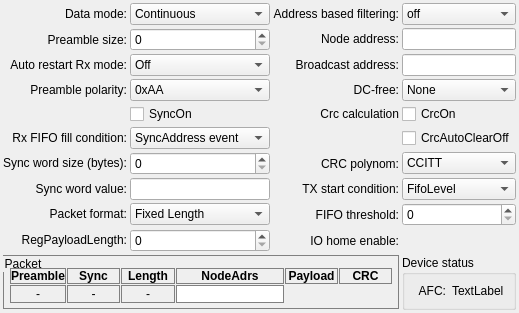
          <widget class="QWidget" name="tabPacket">
           <attribute name="title">
            <string>Packet Handler</string>
           </attribute>
           <layout class="QGridLayout" name="gridLayout_5">
            <property name="margin">
             <number>3</number>
            </property>
            <property name="spacing">
             <number>3</number>
            </property>
            <item row="6" column="3">
             <widget class="QComboBox" name="comboBoxFSKCrcWhiteningType">
              <item>
               <property name="text">
                <string>CCITT</string>
               </property>
              </item>
              <item>
               <property name="text">
                <string>IBM</string>
               </property>
              </item>
             </widget>
            </item>
            <item row="0" column="0">
             <widget class="QLabel" name="label_2">
              <property name="text">
               <string>Data mode:</string>
              </property>
              <property name="alignment">
               <set>Qt::AlignRight|Qt::AlignTrailing|Qt::AlignVCenter</set>
              </property>
             </widget>
            </item>
            <item row="0" column="2">
             <widget class="QLabel" name="label_33">
              <property name="text">
               <string>Address based filtering:</string>
              </property>
              <property name="alignment">
               <set>Qt::AlignRight|Qt::AlignTrailing|Qt::AlignVCenter</set>
              </property>
             </widget>
            </item>
            <item row="1" column="2">
             <widget class="QLabel" name="label_34">
              <property name="sizePolicy">
               <sizepolicy hsizetype="Preferred" vsizetype="Fixed">
                <horstretch>0</horstretch>
                <verstretch>0</verstretch>
               </sizepolicy>
              </property>
              <property name="text">
               <string>Node address:</string>
              </property>
              <property name="alignment">
               <set>Qt::AlignRight|Qt::AlignTrailing|Qt::AlignVCenter</set>
              </property>
             </widget>
            </item>
            <item row="0" column="1">
             <widget class="QComboBox" name="comboBoxDataMode">
              <item>
               <property name="text">
                <string>Continuous</string>
               </property>
              </item>
              <item>
               <property name="text">
                <string>Packet</string>
               </property>
              </item>
             </widget>
            </item>
            <item row="9" column="0">
             <widget class="QLabel" name="label_45">
              <property name="sizePolicy">
               <sizepolicy hsizetype="Preferred" vsizetype="Fixed">
                <horstretch>0</horstretch>
                <verstretch>0</verstretch>
               </sizepolicy>
              </property>
              <property name="text">
               <string>RegPayloadLength:</string>
              </property>
              <property name="alignment">
               <set>Qt::AlignRight|Qt::AlignTrailing|Qt::AlignVCenter</set>
              </property>
             </widget>
            </item>
            <item row="6" column="0">
             <widget class="QLabel" name="label_40">
              <property name="sizePolicy">
               <sizepolicy hsizetype="Preferred" vsizetype="Fixed">
                <horstretch>0</horstretch>
                <verstretch>0</verstretch>
               </sizepolicy>
              </property>
              <property name="text">
               <string>Sync word size (bytes):</string>
              </property>
              <property name="alignment">
               <set>Qt::AlignRight|Qt::AlignTrailing|Qt::AlignVCenter</set>
              </property>
             </widget>
            </item>
            <item row="1" column="0">
             <widget class="QLabel" name="label_37">
              <property name="text">
               <string>Preamble size:</string>
              </property>
              <property name="alignment">
               <set>Qt::AlignRight|Qt::AlignTrailing|Qt::AlignVCenter</set>
              </property>
             </widget>
            </item>
            <item row="8" column="2">
             <widget class="QLabel" name="label_46">
              <property name="text">
               <string>FIFO threshold:</string>
              </property>
              <property name="alignment">
               <set>Qt::AlignRight|Qt::AlignTrailing|Qt::AlignVCenter</set>
              </property>
             </widget>
            </item>
            <item row="2" column="2">
             <widget class="QLabel" name="label_35">
              <property name="text">
               <string>Broadcast address:</string>
              </property>
              <property name="alignment">
               <set>Qt::AlignRight|Qt::AlignTrailing|Qt::AlignVCenter</set>
              </property>
             </widget>
            </item>
            <item row="8" column="1">
             <widget class="QComboBox" name="comboBoxFSKPktFormat">
              <item>
               <property name="text">
                <string>Fixed Length</string>
               </property>
              </item>
              <item>
               <property name="text">
                <string>Variable Length</string>
               </property>
              </item>
             </widget>
            </item>
            <item row="2" column="0">
             <widget class="QLabel" name="label_38">
              <property name="sizePolicy">
               <sizepolicy hsizetype="Preferred" vsizetype="Fixed">
                <horstretch>0</horstretch>
                <verstretch>0</verstretch>
               </sizepolicy>
              </property>
              <property name="text">
               <string>Auto restart Rx mode:</string>
              </property>
              <property name="alignment">
               <set>Qt::AlignRight|Qt::AlignTrailing|Qt::AlignVCenter</set>
              </property>
             </widget>
            </item>
            <item row="4" column="2">
             <widget class="QLabel" name="label_41">
              <property name="text">
               <string>Crc calculation</string>
              </property>
              <property name="alignment">
               <set>Qt::AlignRight|Qt::AlignTrailing|Qt::AlignVCenter</set>
              </property>
             </widget>
            </item>
            <item row="9" column="2">
             <widget class="QLabel" name="label_47">
              <property name="text">
               <string>IO home enable:</string>
              </property>
              <property name="alignment">
               <set>Qt::AlignRight|Qt::AlignTrailing|Qt::AlignVCenter</set>
              </property>
             </widget>
            </item>
            <item row="3" column="2">
             <widget class="QLabel" name="label_36">
              <property name="sizePolicy">
               <sizepolicy hsizetype="Preferred" vsizetype="Fixed">
                <horstretch>0</horstretch>
                <verstretch>0</verstretch>
               </sizepolicy>
              </property>
              <property name="text">
               <string>DC-free:</string>
              </property>
              <property name="alignment">
               <set>Qt::AlignRight|Qt::AlignTrailing|Qt::AlignVCenter</set>
              </property>
             </widget>
            </item>
            <item row="3" column="0">
             <widget class="QLabel" name="label_39">
              <property name="sizePolicy">
               <sizepolicy hsizetype="Preferred" vsizetype="Fixed">
                <horstretch>0</horstretch>
                <verstretch>0</verstretch>
               </sizepolicy>
              </property>
              <property name="text">
               <string>Preamble polarity:</string>
              </property>
              <property name="alignment">
               <set>Qt::AlignRight|Qt::AlignTrailing|Qt::AlignVCenter</set>
              </property>
             </widget>
            </item>
            <item row="8" column="0">
             <widget class="QLabel" name="label_44">
              <property name="sizePolicy">
               <sizepolicy hsizetype="Preferred" vsizetype="Fixed">
                <horstretch>0</horstretch>
                <verstretch>0</verstretch>
               </sizepolicy>
              </property>
              <property name="text">
               <string>Packet format:</string>
              </property>
              <property name="alignment">
               <set>Qt::AlignRight|Qt::AlignTrailing|Qt::AlignVCenter</set>
              </property>
             </widget>
            </item>
            <item row="5" column="0">
             <widget class="QLabel" name="label_49">
              <property name="sizePolicy">
               <sizepolicy hsizetype="Preferred" vsizetype="Fixed">
                <horstretch>0</horstretch>
                <verstretch>0</verstretch>
               </sizepolicy>
              </property>
              <property name="text">
               <string>Rx FIFO fill condition:</string>
              </property>
              <property name="alignment">
               <set>Qt::AlignRight|Qt::AlignTrailing|Qt::AlignVCenter</set>
              </property>
             </widget>
            </item>
            <item row="7" column="0">
             <widget class="QLabel" name="label_42">
              <property name="sizePolicy">
               <sizepolicy hsizetype="Preferred" vsizetype="Fixed">
                <horstretch>0</horstretch>
                <verstretch>0</verstretch>
               </sizepolicy>
              </property>
              <property name="text">
               <string>Sync word value:</string>
              </property>
              <property name="alignment">
               <set>Qt::AlignRight|Qt::AlignTrailing|Qt::AlignVCenter</set>
              </property>
             </widget>
            </item>
            <item row="6" column="2">
             <widget class="QLabel" name="label_43">
              <property name="text">
               <string>CRC polynom:</string>
              </property>
              <property name="alignment">
               <set>Qt::AlignRight|Qt::AlignTrailing|Qt::AlignVCenter</set>
              </property>
             </widget>
            </item>
            <item row="7" column="2">
             <widget class="QLabel" name="label_51">
              <property name="text">
               <string>TX start condition:</string>
              </property>
              <property name="alignment">
               <set>Qt::AlignRight|Qt::AlignTrailing|Qt::AlignVCenter</set>
              </property>
             </widget>
            </item>
            <item row="7" column="3">
             <widget class="QComboBox" name="comboBoxTxStartCond">
              <item>
               <property name="text">
                <string>FifoLevel</string>
               </property>
              </item>
              <item>
               <property name="text">
                <string>not FifoEmpty</string>
               </property>
              </item>
             </widget>
            </item>
            <item row="11" column="0" colspan="3">
             <widget class="QGroupBox" name="groupBoxFskPacket">
              <property name="sizePolicy">
               <sizepolicy hsizetype="Minimum" vsizetype="Fixed">
                <horstretch>0</horstretch>
                <verstretch>0</verstretch>
               </sizepolicy>
              </property>
              <property name="styleSheet">
               <string notr="true">border: 1px solid gray;</string>
              </property>
              <property name="title">
               <string>Packet</string>
              </property>
              <layout class="QGridLayout" name="gridLayout_14">
               <property name="leftMargin">
                <number>6</number>
               </property>
               <property name="topMargin">
                <number>12</number>
               </property>
               <property name="rightMargin">
                <number>6</number>
               </property>
               <property name="bottomMargin">
                <number>5</number>
               </property>
               <property name="spacing">
                <number>1</number>
               </property>
               <item row="0" column="3">
                <widget class="QLabel" name="labelFSKNodeAdrsHeader">
                 <property name="font">
                  <font>
                   <weight>75</weight>
                   <bold>true</bold>
                  </font>
                 </property>
                 <property name="text">
                  <string>NodeAdrs</string>
                 </property>
                 <property name="alignment">
                  <set>Qt::AlignCenter</set>
                 </property>
                </widget>
               </item>
               <item row="0" column="4">
                <widget class="QLabel" name="label_26">
                 <property name="font">
                  <font>
                   <weight>75</weight>
                   <bold>true</bold>
                  </font>
                 </property>
                 <property name="text">
                  <string>Payload</string>
                 </property>
                 <property name="alignment">
                  <set>Qt::AlignCenter</set>
                 </property>
                </widget>
               </item>
               <item row="0" column="0">
                <widget class="QLabel" name="label_22">
                 <property name="font">
                  <font>
                   <weight>75</weight>
                   <bold>true</bold>
                  </font>
                 </property>
                 <property name="text">
                  <string>Preamble</string>
                 </property>
                 <property name="alignment">
                  <set>Qt::AlignCenter</set>
                 </property>
                </widget>
               </item>
               <item row="0" column="5">
                <widget class="QLabel" name="label_27">
                 <property name="font">
                  <font>
                   <weight>75</weight>
                   <bold>true</bold>
                  </font>
                 </property>
                 <property name="text">
                  <string>CRC</string>
                 </property>
                 <property name="alignment">
                  <set>Qt::AlignCenter</set>
                 </property>
                </widget>
               </item>
               <item row="2" column="0">
                <widget class="QLabel" name="labelFSKPreamble">
                 <property name="text">
                  <string>-</string>
                 </property>
                 <property name="alignment">
                  <set>Qt::AlignCenter</set>
                 </property>
                </widget>
               </item>
               <item row="0" column="2">
                <widget class="QLabel" name="labelFSKPktLenHeader">
                 <property name="font">
                  <font>
                   <weight>75</weight>
                   <bold>true</bold>
                  </font>
                 </property>
                 <property name="text">
                  <string>Length</string>
                 </property>
                 <property name="alignment">
                  <set>Qt::AlignCenter</set>
                 </property>
                </widget>
               </item>
               <item row="0" column="1">
                <widget class="QLabel" name="label_23">
                 <property name="font">
                  <font>
                   <weight>75</weight>
                   <bold>true</bold>
                  </font>
                 </property>
                 <property name="text">
                  <string>Sync</string>
                 </property>
                 <property name="alignment">
                  <set>Qt::AlignCenter</set>
                 </property>
                </widget>
               </item>
               <item row="2" column="1">
                <widget class="QLabel" name="labelFSKSync">
                 <property name="text">
                  <string>-</string>
                 </property>
                 <property name="alignment">
                  <set>Qt::AlignCenter</set>
                 </property>
                </widget>
               </item>
               <item row="2" column="2">
                <widget class="QLabel" name="labelFSKPktLen">
                 <property name="text">
                  <string>-</string>
                 </property>
                 <property name="alignment">
                  <set>Qt::AlignCenter</set>
                 </property>
                </widget>
               </item>
               <item row="2" column="3">
                <widget class="QLineEdit" name="lineEditFSKAddrToSend">
                 <property name="sizePolicy">
                  <sizepolicy hsizetype="Minimum" vsizetype="Fixed">
                   <horstretch>0</horstretch>
                   <verstretch>0</verstretch>
                  </sizepolicy>
                 </property>
                </widget>
               </item>
              </layout>
             </widget>
            </item>
            <item row="4" column="3">
             <widget class="QCheckBox" name="checkBoxFSKCrCOn">
              <property name="text">
               <string>CrcOn</string>
              </property>
             </widget>
            </item>
            <item row="8" column="3">
             <widget class="QSpinBox" name="spinBoxFSKFifoThreshold">
              <property name="maximum">
               <number>63</number>
              </property>
             </widget>
            </item>
            <item row="11" column="3">
             <widget class="QGroupBox" name="groupBox_6">
              <property name="title">
               <string>Device status</string>
              </property>
              <layout class="QGridLayout" name="gridLayout_17">
               <item row="0" column="0">
                <widget class="QLabel" name="label_52">
                 <property name="text">
                  <string>AFC:</string>
                 </property>
                 <property name="alignment">
                  <set>Qt::AlignRight|Qt::AlignTrailing|Qt::AlignVCenter</set>
                 </property>
                </widget>
               </item>
               <item row="0" column="1">
                <widget class="QLabel" name="labelPktAFCValue">
                 <property name="text">
                  <string>TextLabel</string>
                 </property>
                </widget>
               </item>
              </layout>
             </widget>
            </item>
            <item row="6" column="1">
             <widget class="QSpinBox" name="spinBoxFSKSyncSize">
              <property name="sizePolicy">
               <sizepolicy hsizetype="Minimum" vsizetype="Fixed">
                <horstretch>0</horstretch>
                <verstretch>0</verstretch>
               </sizepolicy>
              </property>
              <property name="maximum">
               <number>8</number>
              </property>
             </widget>
            </item>
            <item row="7" column="1">
             <widget class="QLineEdit" name="lineEditFSKSyncWord">
              <property name="sizePolicy">
               <sizepolicy hsizetype="Minimum" vsizetype="Fixed">
                <horstretch>0</horstretch>
                <verstretch>0</verstretch>
               </sizepolicy>
              </property>
             </widget>
            </item>
            <item row="9" column="1">
             <widget class="QSpinBox" name="spinBoxRegPayloadLength">
              <property name="maximum">
               <number>2047</number>
              </property>
             </widget>
            </item>
            <item row="4" column="1">
             <widget class="QCheckBox" name="checkBoxFSKSyncOn">
              <property name="text">
               <string>SyncOn</string>
              </property>
             </widget>
            </item>
            <item row="3" column="1">
             <widget class="QComboBox" name="comboBoxFSKPreamblePolarity">
              <item>
               <property name="text">
                <string>0xAA</string>
               </property>
              </item>
              <item>
               <property name="text">
                <string>0x55</string>
               </property>
              </item>
             </widget>
            </item>
            <item row="5" column="3">
             <widget class="QCheckBox" name="checkBoxFSKCrcAutoClearOff">
              <property name="text">
               <string>CrcAutoClearOff</string>
              </property>
             </widget>
            </item>
            <item row="2" column="1">
             <widget class="QComboBox" name="comboBoxFSKAutoRestartRxMode">
              <item>
               <property name="text">
                <string>Off</string>
               </property>
              </item>
              <item>
               <property name="text">
                <string>On, without PLL</string>
               </property>
              </item>
              <item>
               <property name="text">
                <string>On, PLL lock wait</string>
               </property>
              </item>
             </widget>
            </item>
            <item row="1" column="1">
             <widget class="QSpinBox" name="spinBoxFSKPreambleSize">
              <property name="maximum">
               <number>65535</number>
              </property>
             </widget>
            </item>
            <item row="5" column="1">
             <widget class="QComboBox" name="comboBoxFSKFIfoFillCondition">
              <item>
               <property name="text">
                <string>SyncAddress event</string>
               </property>
              </item>
              <item>
               <property name="text">
                <string>FifoFillCondition==1</string>
               </property>
              </item>
             </widget>
            </item>
            <item row="3" column="3">
             <widget class="QComboBox" name="comboBoxFSKDcFree">
              <item>
               <property name="text">
                <string>None</string>
               </property>
              </item>
              <item>
               <property name="text">
                <string>Manchester</string>
               </property>
              </item>
              <item>
               <property name="text">
                <string>Whitening</string>
               </property>
              </item>
             </widget>
            </item>
            <item row="0" column="3">
             <widget class="QComboBox" name="comboBoxFSKAdrsFilt">
              <item>
               <property name="text">
                <string>off</string>
               </property>
              </item>
              <item>
               <property name="text">
                <string>NodeAddress</string>
               </property>
              </item>
              <item>
               <property name="text">
                <string>Node / Bcast</string>
               </property>
              </item>
             </widget>
            </item>
            <item row="1" column="3">
             <widget class="QLineEdit" name="lineEditFSKNodeAdrs">
              <property name="sizePolicy">
               <sizepolicy hsizetype="Minimum" vsizetype="Fixed">
                <horstretch>0</horstretch>
                <verstretch>0</verstretch>
               </sizepolicy>
              </property>
             </widget>
            </item>
            <item row="2" column="3">
             <widget class="QLineEdit" name="lineEditFSKBcastAdrs">
              <property name="sizePolicy">
               <sizepolicy hsizetype="Minimum" vsizetype="Fixed">
                <horstretch>0</horstretch>
                <verstretch>0</verstretch>
               </sizepolicy>
              </property>
             </widget>
            </item>
           </layout>
          </widget>
